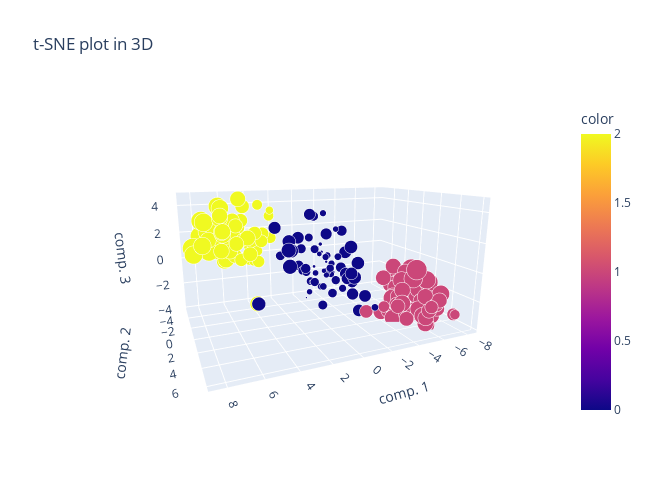

The notebook cell saved with this chart:
### Markdown cell above
We can't plot the centroids like last time because t-SNE has no transform attribute, i.e., tsne.transform(X) does not exist. This is because t-SNE is an iterative method and does not learn a single repeatable transformation.

### t-SNE plot in 3D

### Code cell
# t-SNE
tsne = TSNE(n_components=3)
components_tsne = tsne.fit_transform(scaled_X)

# 3D scatter plot
fig = px.scatter_3d(
    components_tsne, 
    x=0, y=1, z=2, 
    color=clusters, 
    size=0.1 * np.abs(components[:, 0]), # 
    # size=0.1*np.ones(len(X)), 
    opacity=1,
    title = 't-SNE plot in 3D',
    labels = {'0': 'comp. 1', '1': 'comp. 2', '2': 'comp. 3'},
    width=650, height=500
)
fig.show()

### Figure 1 — Plotly figure (JSON) as saved in the notebook; plotly's stock layout.template omitted (floating-point values rounded to 4 significant figures; data arrays with more than 128 entries replaced by an {"elided": "..."} marker saying what was removed)
{"data": [{"hovertemplate": "comp. 1=%{x}<br>comp. 2=%{y}<br>comp. 3=%{z}<br>size=%{marker.size}<br>color=%{marker.color}<extra></extra>", "legendgroup": "", "marker": {"color": {"elided": "178 int values"}, "coloraxis": "coloraxis", "opacity": 1, "size": {"elided": "178 float values"}, "sizemode": "area", "sizeref": 0.001078, "symbol": "circle"}, "mode": "markers", "name": "", "scene": "scene", "showlegend": false, "type": "scatter3d", "x": {"elided": "178 float values"}, "y": {"elided": "178 float values"}, "z": {"elided": "178 float values"}}], "layout": {"coloraxis": {"colorbar": {"title": {"text": "color"}}, "colorscale": [[0, "#0d0887"], [0.1111, "#46039f"], [0.2222, "#7201a8"], [0.3333, "#9c179e"], [0.4444, "#bd3786"], [0.5556, "#d8576b"], [0.6667, "#ed7953"], [0.7778, "#fb9f3a"], [0.8889, "#fdca26"], [1, "#f0f921"]]}, "height": 500, "legend": {"itemsizing": "constant", "tracegroupgap": 0}, "scene": {"aspectmode": "auto", "aspectratio": {"x": 1.405, "y": 0.9866, "z": 0.7212}, "camera": {"center": {"x": 0, "y": 0, "z": 0}, "eye": {"x": 0.8371, "y": 1.928, "z": 0.5194}, "projection": {"type": "perspective"}, "up": {"x": 0, "y": 0, "z": 1}}, "domain": {"x": [0, 1], "y": [0, 1]}, "xaxis": {"title": {"text": "comp. 1"}, "type": "linear"}, "yaxis": {"title": {"text": "comp. 2"}, "type": "linear"}, "zaxis": {"title": {"text": "comp. 3"}, "type": "linear"}}, "title": {"text": "t-SNE plot in 3D"}, "width": 650}}
